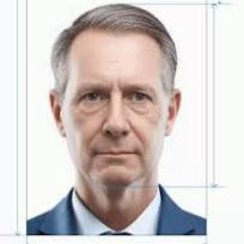
#> input picture Data/img/ali.jpeg, 244 x 244 px, found by its file name; its folder holds only this picture in this run
$ jupyter execute --allow-errors main.ipynb
#> lines starting #> are read from the running program, lines starting #| are printed output that depends on the picture
#> further down, gbr1 is the input picture: shape (244, 244, 3); mean B, G, R 202.3, 204.4, 212.4
#> `wajah = HaarCascade.detectMultiScale(gbr1,1.1,4)`: wajah = [[49, 45, 132, 132]]
#> `x1, y1, width, height = wajah[0]`: x1 = 49; y1 = 45; width = 132
#> `x2, y2 = x1 + width, y1 + height`: x2 = 181; y2 = 177
#> `face = gbr_array[y1:y2, x1:x2]`:
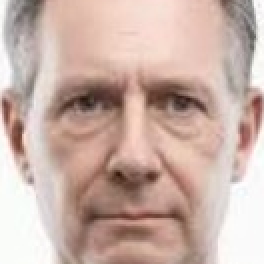
#> face: shape (132, 132, 3) (shown 2 times larger); mean R, G, B 201.9, 176.4, 167.1
[cell 1]
import os
from os import listdir
from PIL import Image
from numpy import asarray
from numpy import expand_dims
from matplotlib import pyplot
from keras_facenet import FaceNet
import numpy as np
import pickle
import cv2

[cell 2]
#HaarCascade = cv2.CascadeClassifier('haarcascade_frontalface_default.xml')
HaarCascade = cv2.CascadeClassifier(cv2.samples.findFile(cv2.data.haarcascades + 'haarcascade_frontalface_default.xml'))
#> (the rest of this cell did not finish here and is left out)

[cell 3]
folder = r"D:/Data_Scientist/FaceRecognition_FaceNet/Data/img/"
database = {}

#> (the rest of this cell did not finish here and is left out)


$ run again, on Data/img/nesha.jpeg
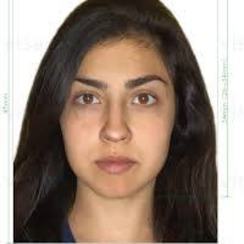
#> input picture Data/img/nesha.jpeg, 244 x 244 px, found by its file name
#> gbr1 is the input picture: shape (244, 244, 3); mean B, G, R 117.4, 129.7, 146.9
#> wajah = [[44, 45, 145, 145]]
#> x1 = 44; y1 = 45; width = 145
#> x2 = 189; y2 = 190
#> `face = gbr_array[y1:y2, x1:x2]`:
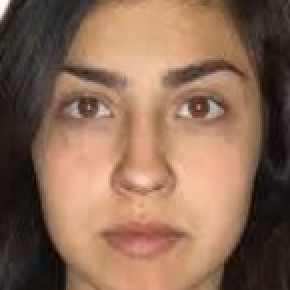
#> face: shape (145, 145, 3) (shown 2 times larger); mean R, G, B 139.6, 106.1, 84.7
